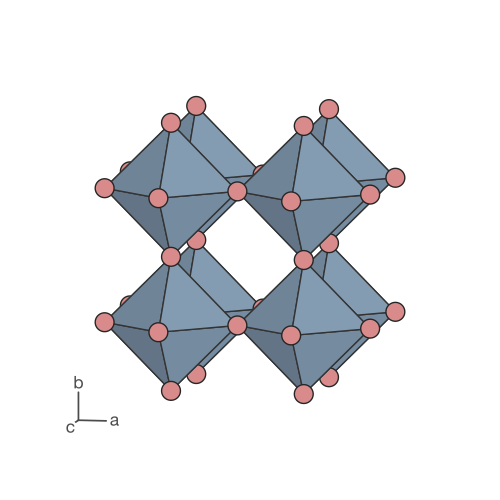

Write the Python code that produced this figure.
"""ReO3-type parent of NbO2F -- main-text Fig. 1.

The achiral Pm-3m parent: a cubic framework of corner-sharing MX6 octahedra,
the two anion species sharing the single crystallographic anion site. Rendered
as a finite 2x2x2 block of NbX6 octahedra (exactly eight, no periodic images)
with hofmann. The octahedra are a neutral grey to mark the unordered parent;
the fluoride-free-axis colours (blue/gold/green) are reserved for the ordered
structures (Fig. 2, SI gallery), so colour only ever appears where there is
ordering.

No input file -- the ReO3 cluster is constructed here.
"""
from __future__ import annotations
from pathlib import Path
import numpy as np
from ase import Atoms
from hofmann import StructureScene, BondSpec, PolyhedronSpec, AtomStyle, ViewState

HERE = Path(__file__).resolve().parent
A = 3.9                               # cubic lattice parameter (A)
OCTA_COLOUR = "#9bb8d3"               # neutral grey octahedra (unordered parent)
ANION_COLOUR = "#d98b8b"             # anion (mixed O/F site, single colour)
NB_COLOUR = "#888888"
ANION_RADIUS, NB_RADIUS = 0.34, 0.6
ATOM_SCALE = 0.8
EDGE_PT = 1.0                         # shared weight: polyhedra edges == atom outlines
VIEW_DIR = [0.19, 0.13, 1.0]         # near face-on, slightly off the c axis
BOND_MAX = 2.3                        # Nb-X cutoff (A); nearest Nb-X = a/2 = 1.95


def reo3_block() -> Atoms:
    """Finite 2x2x2 ReO3 cluster: 8 cations plus the anions completing each MX6.

    A roomy cell with ``pbc=True`` gives the a/b/c axes widget a lattice without
    moving any atom (all sit inside the box); rendering with ``pbc=False`` then
    suppresses periodic image expansion, so exactly eight octahedra are drawn.
    """
    nb = [(i, j, k) for i in (0, 1) for j in (0, 1) for k in (0, 1)]
    offs = [(0.5, 0, 0), (-0.5, 0, 0), (0, 0.5, 0),
            (0, -0.5, 0), (0, 0, 0.5), (0, 0, -0.5)]
    an = sorted({(i + dx, j + dy, k + dz)
                 for (i, j, k) in nb for (dx, dy, dz) in offs})
    pos = (np.array([*nb, *an], dtype=float) * A) + 5.0     # shift inside the box
    return Atoms(symbols=["Nb"] * len(nb) + ["O"] * len(an), positions=pos,
                 cell=[6 * A, 6 * A, 6 * A], pbc=True)


def main() -> None:
    scene = StructureScene.from_ase(
        reo3_block(), [BondSpec(species=("Nb", "O"), max_length=BOND_MAX)],
        polyhedra=[PolyhedronSpec(centre="Nb", colour=OCTA_COLOUR, alpha=1.0,
                                  edge_colour=(0.2, 0.2, 0.2), edge_width=EDGE_PT,
                                  hide_centre=True, hide_bonds=True)],
        atom_styles={"O": AtomStyle(radius=ANION_RADIUS, colour=ANION_COLOUR),
                     "Nb": AtomStyle(radius=NB_RADIUS, colour=NB_COLOUR)})
    scene.view = ViewState().look_along(VIEW_DIR)
    fig = scene.render_mpl(
        None, figsize=(5, 5), show=False, atom_scale=ATOM_SCALE,
        atom_outline_width=EDGE_PT, pbc=False, show_cell=False, show_axes=True)
    for ext in ("pdf", "png"):
        fig.savefig(HERE / f"fig_reo3_parent.{ext}", dpi=300)
    print("wrote", HERE / "fig_reo3_parent.pdf")


if __name__ == "__main__":
    main()
